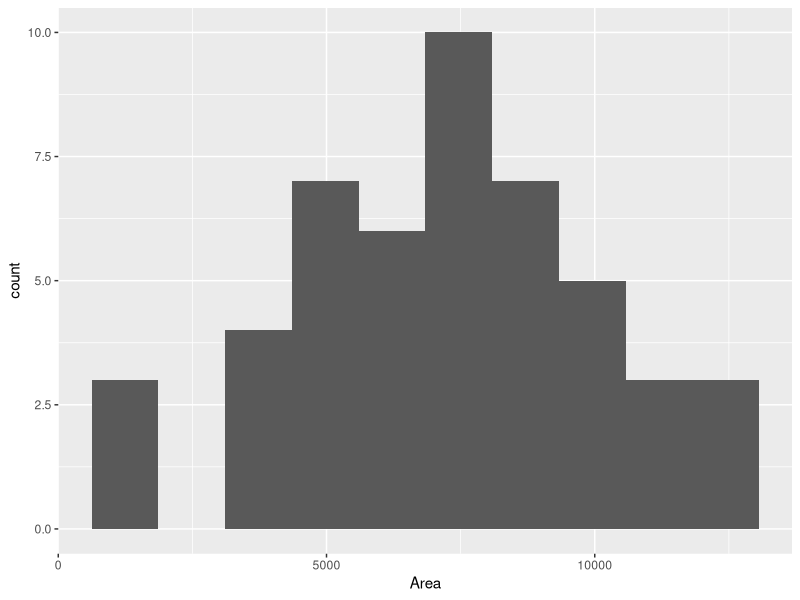
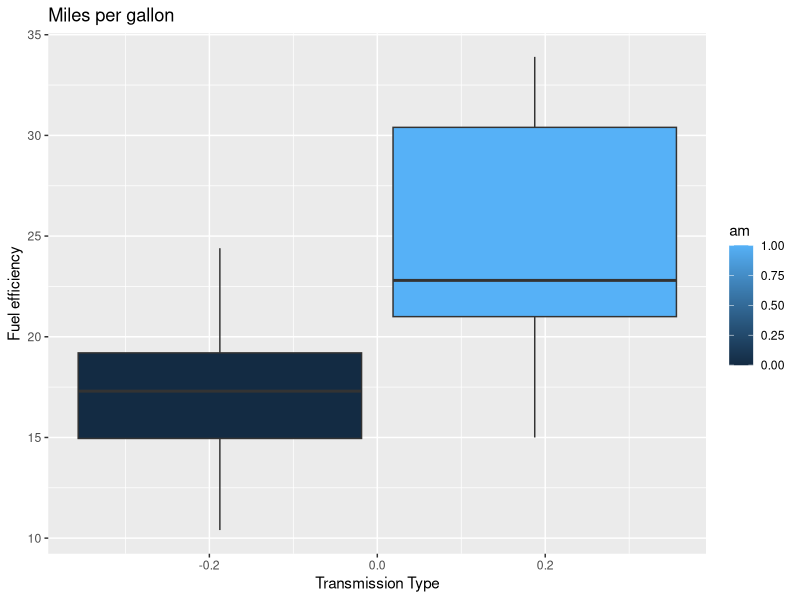
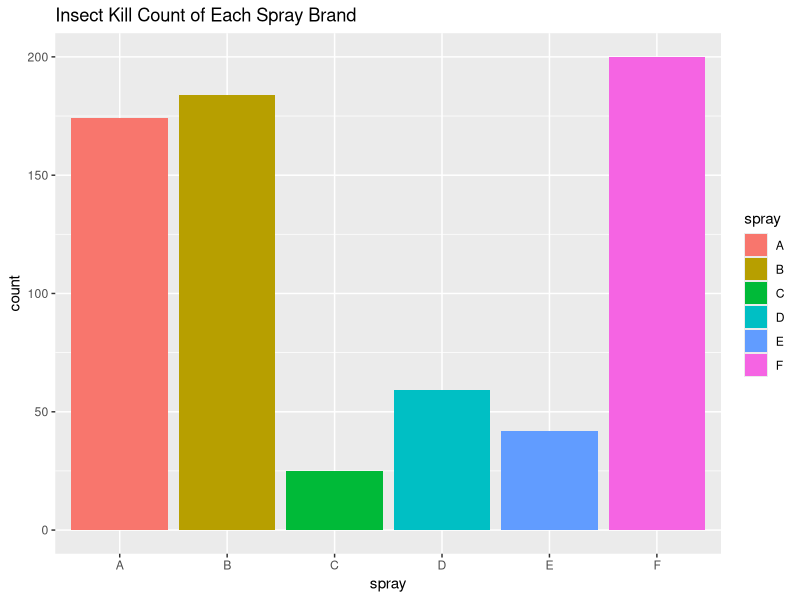
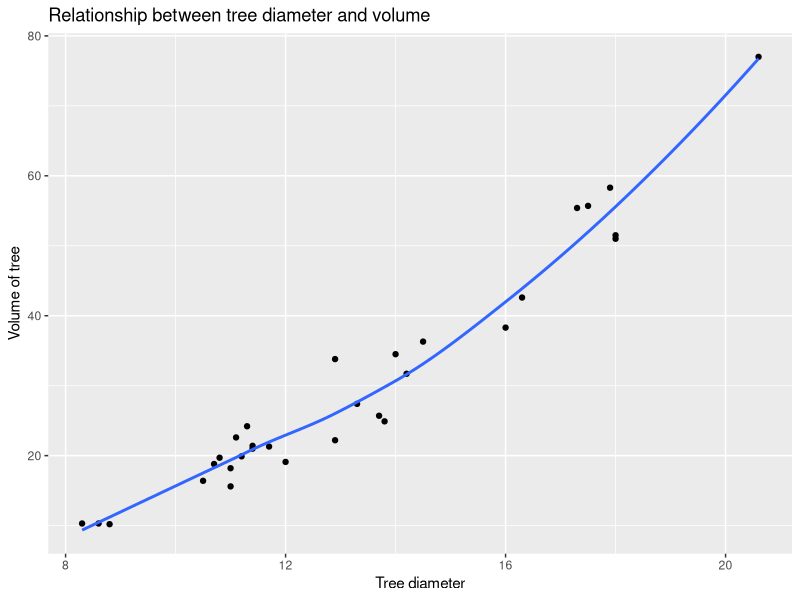

Recreate these plots in R, in order.
## ---- chunk 1
library(ggplot2)
ggplot(data = rock, aes(x = area)) +
    geom_histogram(bins = 10) + 
    labs(x = 'Area')
## ---- chunk 2
ggplot(mtcars, aes(y = mpg, group = am, fill = am)) +
    geom_boxplot() + labs(title = 'Miles per gallon',
                          x = 'Transmission Type', 
                          y = 'Fuel efficiency')
## ---- chunk 3
ggplot(data = InsectSprays, aes(y = count, x = spray, fill = spray)) +
	geom_bar(stat = 'summary', fun = 'sum') +
	labs(title = 'Insect Kill Count of Each Spray Brand')
## ---- chunk 4
ggplot(data = trees,
       aes(x = Girth, y = Volume)) + 
    geom_point() + 
    labs(x = "Tree diameter", y = "Volume of tree",
         title = "Relationship between tree diameter and volume") +
    geom_smooth(se = F)
